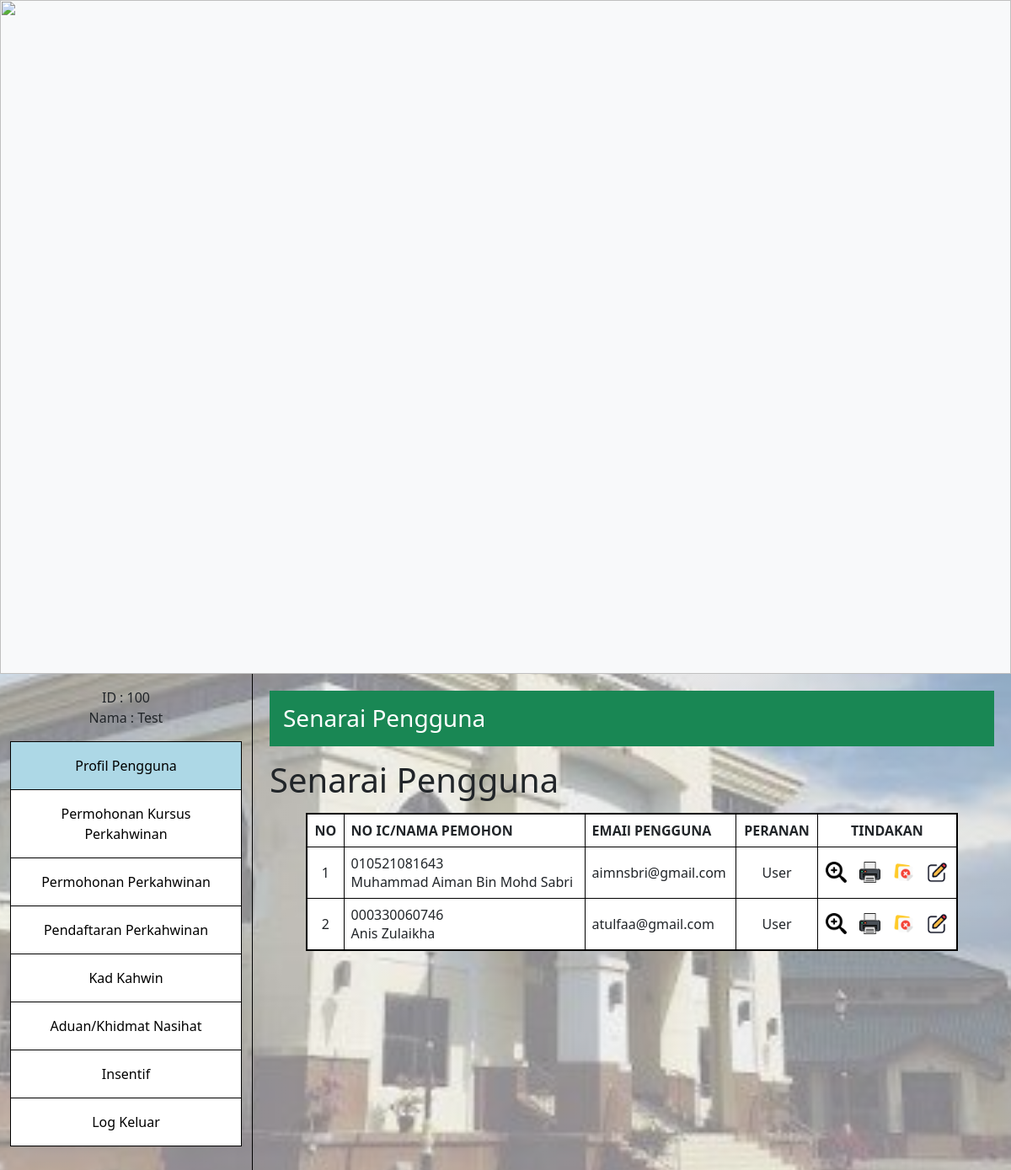
Screenshot of /App/ManageUser/profilepengguna.php (signed in) with the database file from the repository.
### tables this page shows
CREATE TABLE `user` (
  `id` int(11) NOT NULL,
  `icnum` varchar(255) NOT NULL,
  `email` varchar(255) NOT NULL,
  `name` varchar(255) NOT NULL,
  `gender` varchar(255) NOT NULL,
  `phonenum` varchar(255) NOT NULL,
  `address` varchar(100) NOT NULL,
  `password` varchar(255) NOT NULL
);

### BusinessServices/Model/db.php (called while the page is built, shortened)
<?php
class Connection {
    public function __construct() {
        $this->servername = "localhost";
        $this->username = "root";
        $this->password = "";
        $this->database = "emunakahat";
    }
}

### BusinessServices/Model/MANAGEUSERMODEL/staff.php (called while the page is built, shortened)
<?php
require_once __DIR__ . '/../../MODEL/db.php';
class staff extends Connection {
    public function getAllUsers()
    {
        $connection = $this->getConnection();
        $query = "SELECT * FROM user";
        $result = mysqli_query($connection, $query);
        $users = array();
        if (mysqli_num_rows($result) > 0) {
            while ($row = mysqli_fetch_assoc($result)) {
                $users[] = $row;
            }
        }
        return $users;
    }
}
?>

### BusinessServices/controllers/MANAGEUSERCONTROLLER/profilepenggunaController.php (called while the page is built)
<?php
require_once 'C:\xampp\htdocs\ezkahwin\BusinessServices\Model\MANAGEUSERMODEL\staff.php';
class allUserData extends staff
{
    public function getUsersData()
    {
        $dataUser = new staff();
        $dataUserResult = $dataUser->getAllUsers();
        return $dataUserResult;
    }
}

### App/ManageUser/profilepengguna.php (the view, shortened to what this page needs)
<?php
include('../../BusinessServices/Model/db.php');
require_once 'C:\xampp\htdocs\ezkahwin\BusinessServices\controllers\MANAGEUSERCONTROLLER\profilepenggunaController.php';
$userData = new allUserData();
$users = $userData->getUsersData();
?>
<head>
    <link rel="stylesheet" href="https://cdn.jsdelivr.net/npm/bootstrap@5.3.0/dist/css/bootstrap.min.css">
    <link rel="stylesheet" href="https://cdnjs.cloudflare.com/ajax/libs/font-awesome/5.15.4/css/all.min.css">
    <link rel="stylesheet" href="../../../ezkahwin/public/css/styles.css">
</head>
<body>
    <?php include "../Component/header.php"; ?>
    <div class="container-fluid">
        <div class="row">
            <?php
            include "../Component/sidebarStaff.php";
            ?>
            <div class="col-md-9 content">
                <div class="content-title bg-success text-white p-3">
                    <h1 class="h3 m-0">Senarai Pengguna</h1>
                </div>
                <div class="contentBox mt-3">
                    <div class="desc">
                        <section class="edit-profile-body">
                            <h1>Senarai Pengguna</h1>
                            <table class="table-custom">
                                <thead>
                                    <tr>
                                        <th>
                                            NO
                                        </th>
                                        <th class="text-start">
                                            NO IC/NAMA PEMOHON
                                        </th>
                                        <th class="text-start">
                                            EMAIl PENGGUNA
                                        </th>
                                        <th>
                                            PERANAN
                                        </th>
                                        <th>
                                            TINDAKAN
                                        </th>
                                    </tr>
                                </thead>
                                <tbody>
                                    <?php
                                    if (!empty($users)) {
                                        $count = 1;
                                        foreach ($users as $user) {
                                            echo '<tr>
                                                    <td>' . $count . '</td>
                                                    <td class="text-start">
                                                        <p>' . $user["icnum"] . '</p>
                                                        <p>' . $user["name"] . '</p>
                                                    </td>
                                                    <td class="text-start">' . $user["email"] . '</td>
                                                    <td>User</td>
                                                    <td>
                                                        <div class="action">
                                                            <a class="item">
                                                                <img src="../../../ezkahwin/public/Images/view.png" />
                                                            </a>
                                                            <a class="item">
                                                                <img src="../../../ezkahwin/public/Images/print.png" />
                                                            </a>
                                                            <a class="item" href="../../../ezkahwin/index.php?did=' . $user["id"] . '" onclick="return confirm(\'Are you sure to delete data?\');">
                                                                <img src="../../../ezkahwin/public/Images/delete.png"  />
                                                            </a>
                                                            <a class="item" href="editpengguna.php?eid=' . $user["id"] . '">
                                                                <img src="../../../ezkahwin/public/Images/edit.png" />
                                                            </a>
                                                        </div>
                                                    </td>
                                                </tr>';
                                            $count++;
                                        }
                                    } else {
                                        echo "<tr><td colspan='5'>No Data</td></tr>";
                                    }
                                    ?>
                                </tbody>
                            </table>
                        </section>
                    </div>
                </div>
            </div>
        </div>
    </div>
</body>
</html>

### public/css/styles.css (style rules this page uses)
body { background: linear-gradient(rgba(255, 255, 255, 0.5), rgba(255, 255, 255, 0.5)), url("../Images/background.jpg"); background-size: cover; background-repeat: no-repeat; background-position: center; }
.content { padding: 20px; background-color: transparent; }
.content-title { background-color: blue; color: white; padding: 10px; }

### App/ManageUser/profilepengguna.php (style rules this page uses)
table, th, td { background-color: white; border-collapse: collapse; border: 2px solid #000000; padding: 0.5em; text-align: center; margin-left: auto; margin-right: auto; }
.action { display: flex; align-items: center; justify-content: center; gap: 15px; }
.action .item { text-decoration: none; cursor: pointer; }
.action .item img { width: 25px; }
.table-custom { width: 90%; margin-top: 15px; margin-bottom: 15px; }
.table-custom p { margin: 0px; }
.table-custom td, .table-custom th { border: 1px solid #000; }

### rows the page displays
user: icnum "010521081643", name "Muhammad Aiman Bin Mohd Sabri", email "aimnsbri@gmail.com"
user: icnum "000330060746", name "Anis Zulaikha", email "atulfaa@gmail.com"

### other values shown
$icnum "100"
$name "Test"
